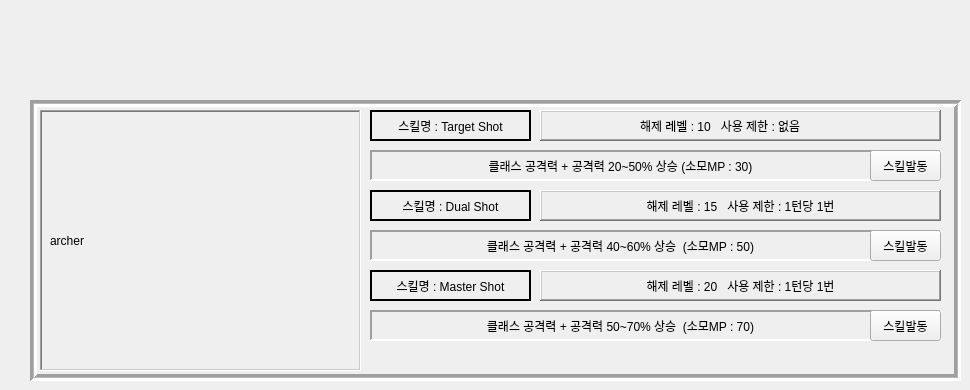
    <widget class="QWidget" name="page_3">
     <widget class="QFrame" name="frame_1">
      <property name="geometry">
       <rect>
        <x>30</x>
        <y>100</y>
        <width>931</width>
        <height>281</height>
       </rect>
      </property>
      <property name="frameShape">
       <enum>QFrame::Box</enum>
      </property>
      <property name="frameShadow">
       <enum>QFrame::Sunken</enum>
      </property>
      <property name="lineWidth">
       <number>3</number>
      </property>
      <property name="midLineWidth">
       <number>1</number>
      </property>
      <widget class="QFrame" name="lb_frame_1">
       <property name="geometry">
        <rect>
         <x>10</x>
         <y>10</y>
         <width>321</width>
         <height>261</height>
        </rect>
       </property>
       <property name="frameShape">
        <enum>QFrame::WinPanel</enum>
       </property>
       <property name="frameShadow">
        <enum>QFrame::Sunken</enum>
       </property>
       <property name="lineWidth">
        <number>2</number>
       </property>
       <property name="midLineWidth">
        <number>1</number>
       </property>
       <widget class="QLabel" name="gif_1">
        <property name="geometry">
         <rect>
          <x>10</x>
          <y>10</y>
          <width>301</width>
          <height>241</height>
         </rect>
        </property>
        <property name="text">
         <string>archer</string>
        </property>
       </widget>
      </widget>
      <widget class="QFrame" name="frame_1_1">
       <property name="geometry">
        <rect>
         <x>340</x>
         <y>10</y>
         <width>161</width>
         <height>31</height>
        </rect>
       </property>
       <property name="frameShape">
        <enum>QFrame::StyledPanel</enum>
       </property>
       <property name="frameShadow">
        <enum>QFrame::Raised</enum>
       </property>
       <widget class="QLabel" name="Target_shot">
        <property name="geometry">
         <rect>
          <x>0</x>
          <y>0</y>
          <width>161</width>
          <height>31</height>
         </rect>
        </property>
        <property name="styleSheet">
         <string notr="true">border-color: rgb(255, 0, 0);</string>
        </property>
        <property name="frameShape">
         <enum>QFrame::WinPanel</enum>
        </property>
        <property name="frameShadow">
         <enum>QFrame::Plain</enum>
        </property>
        <property name="lineWidth">
         <number>2</number>
        </property>
        <property name="midLineWidth">
         <number>1</number>
        </property>
        <property name="text">
         <string>스킬명 : Target Shot</string>
        </property>
        <property name="alignment">
         <set>Qt::AlignCenter</set>
        </property>
       </widget>
      </widget>
      <widget class="QFrame" name="frame_1_2">
       <property name="geometry">
        <rect>
         <x>510</x>
         <y>10</y>
         <width>401</width>
         <height>31</height>
        </rect>
       </property>
       <property name="frameShape">
        <enum>QFrame::WinPanel</enum>
       </property>
       <property name="frameShadow">
        <enum>QFrame::Raised</enum>
       </property>
       <property name="lineWidth">
        <number>2</number>
       </property>
       <property name="midLineWidth">
        <number>1</number>
       </property>
       <widget class="QLabel" name="skill_info_1">
        <property name="geometry">
         <rect>
          <x>100</x>
          <y>0</y>
          <width>401</width>
          <height>31</height>
         </rect>
        </property>
        <property name="text">
         <string>해제 레벨 : 10   사용 제한 : 없음</string>
        </property>
        <property name="alignment">
         <set>Qt::AlignJustify|Qt::AlignVCenter</set>
        </property>
       </widget>
      </widget>
      <widget class="QFrame" name="frame_1_3">
       <property name="geometry">
        <rect>
         <x>340</x>
         <y>50</y>
         <width>571</width>
         <height>31</height>
        </rect>
       </property>
       <property name="frameShape">
        <enum>QFrame::Panel</enum>
       </property>
       <property name="frameShadow">
        <enum>QFrame::Sunken</enum>
       </property>
       <property name="lineWidth">
        <number>2</number>
       </property>
       <property name="midLineWidth">
        <number>3</number>
       </property>
       <widget class="QPushButton" name="skill_btn_archer_target_shot">
        <property name="geometry">
         <rect>
          <x>500</x>
          <y>0</y>
          <width>71</width>
          <height>31</height>
         </rect>
        </property>
        <property name="text">
         <string>스킬발동</string>
        </property>
       </widget>
       <widget class="QLabel" name="skill_info_1_1">
        <property name="geometry">
         <rect>
          <x>10</x>
          <y>5</y>
          <width>481</width>
          <height>21</height>
         </rect>
        </property>
        <property name="text">
         <string>클래스 공격력 + 공격력 20~50% 상승 (소모MP : 30)</string>
        </property>
        <property name="alignment">
         <set>Qt::AlignCenter</set>
        </property>
       </widget>
      </widget>
      <widget class="QFrame" name="frame_1_4">
       <property name="geometry">
        <rect>
         <x>340</x>
         <y>90</y>
         <width>161</width>
         <height>31</height>
        </rect>
       </property>
       <property name="frameShape">
        <enum>QFrame::StyledPanel</enum>
       </property>
       <property name="frameShadow">
        <enum>QFrame::Raised</enum>
       </property>
       <widget class="QLabel" name="Dual_shot">
        <property name="geometry">
         <rect>
          <x>0</x>
          <y>0</y>
          <width>161</width>
          <height>31</height>
         </rect>
        </property>
        <property name="frameShape">
         <enum>QFrame::WinPanel</enum>
        </property>
        <property name="lineWidth">
         <number>2</number>
        </property>
        <property name="text">
         <string>스킬명 : Dual Shot</string>
        </property>
        <property name="alignment">
         <set>Qt::AlignCenter</set>
        </property>
       </widget>
      </widget>
      <widget class="QFrame" name="frame_1_5">
       <property name="geometry">
        <rect>
         <x>340</x>
         <y>170</y>
         <width>161</width>
         <height>31</height>
        </rect>
       </property>
       <property name="frameShape">
        <enum>QFrame::StyledPanel</enum>
       </property>
       <property name="frameShadow">
        <enum>QFrame::Raised</enum>
       </property>
       <widget class="QLabel" name="Master_shot">
        <property name="geometry">
         <rect>
          <x>0</x>
          <y>0</y>
          <width>161</width>
          <height>31</height>
         </rect>
        </property>
        <property name="frameShape">
         <enum>QFrame::WinPanel</enum>
        </property>
        <property name="lineWidth">
         <number>2</number>
        </property>
        <property name="text">
         <string>스킬명 : Master Shot</string>
        </property>
        <property name="alignment">
         <set>Qt::AlignCenter</set>
        </property>
       </widget>
      </widget>
      <widget class="QFrame" name="frame_1_6">
       <property name="geometry">
        <rect>
         <x>510</x>
         <y>90</y>
         <width>401</width>
         <height>31</height>
        </rect>
       </property>
       <property name="frameShape">
        <enum>QFrame::StyledPanel</enum>
       </property>
       <property name="frameShadow">
        <enum>QFrame::Raised</enum>
       </property>
       <widget class="QLabel" name="skill_info_2">
        <property name="geometry">
         <rect>
          <x>0</x>
          <y>0</y>
          <width>401</width>
          <height>31</height>
         </rect>
        </property>
        <property name="frameShape">
         <enum>QFrame::WinPanel</enum>
        </property>
        <property name="frameShadow">
         <enum>QFrame::Raised</enum>
        </property>
        <property name="lineWidth">
         <number>2</number>
        </property>
        <property name="midLineWidth">
         <number>1</number>
        </property>
        <property name="text">
         <string>해제 레벨 : 15   사용 제한 : 1턴당 1번</string>
        </property>
        <property name="alignment">
         <set>Qt::AlignCenter</set>
        </property>
       </widget>
      </widget>
      <widget class="QFrame" name="frame_1_7">
       <property name="geometry">
        <rect>
         <x>510</x>
         <y>170</y>
         <width>401</width>
         <height>31</height>
        </rect>
       </property>
       <property name="frameShape">
        <enum>QFrame::StyledPanel</enum>
       </property>
       <property name="frameShadow">
        <enum>QFrame::Raised</enum>
       </property>
       <property name="lineWidth">
        <number>1</number>
       </property>
       <widget class="QLabel" name="skill_info_3">
        <property name="geometry">
         <rect>
          <x>0</x>
          <y>0</y>
          <width>401</width>
          <height>31</height>
         </rect>
        </property>
        <property name="frameShape">
         <enum>QFrame::WinPanel</enum>
        </property>
        <property name="frameShadow">
         <enum>QFrame::Raised</enum>
        </property>
        <property name="lineWidth">
         <number>1</number>
        </property>
        <property name="midLineWidth">
         <number>1</number>
        </property>
        <property name="text">
         <string>해제 레벨 : 20   사용 제한 : 1턴당 1번</string>
        </property>
        <property name="alignment">
         <set>Qt::AlignCenter</set>
        </property>
       </widget>
      </widget>
      <widget class="QFrame" name="frame_1_8">
       <property name="geometry">
        <rect>
         <x>340</x>
         <y>130</y>
         <width>571</width>
         <height>31</height>
        </rect>
       </property>
       <property name="frameShape">
        <enum>QFrame::Panel</enum>
       </property>
       <property name="frameShadow">
        <enum>QFrame::Sunken</enum>
       </property>
       <property name="lineWidth">
        <number>2</number>
       </property>
       <property name="midLineWidth">
        <number>3</number>
       </property>
       <widget class="QPushButton" name="skill_btn_archer_dual_shot">
        <property name="geometry">
         <rect>
          <x>500</x>
          <y>0</y>
          <width>71</width>
          <height>31</height>
         </rect>
        </property>
        <property name="text">
         <string>스킬발동</string>
        </property>
       </widget>
       <widget class="QLabel" name="skill_info_1_2">
        <property name="geometry">
         <rect>
          <x>10</x>
          <y>5</y>
          <width>481</width>
          <height>21</height>
         </rect>
        </property>
        <property name="text">
         <string>클래스 공격력 + 공격력 40~60% 상승  (소모MP : 50)</string>
        </property>
        <property name="alignment">
         <set>Qt::AlignCenter</set>
        </property>
       </widget>
      </widget>
      <widget class="QFrame" name="frame_1_9">
       <property name="geometry">
        <rect>
         <x>340</x>
         <y>210</y>
         <width>571</width>
         <height>31</height>
        </rect>
       </property>
       <property name="frameShape">
        <enum>QFrame::Panel</enum>
       </property>
       <property name="frameShadow">
        <enum>QFrame::Sunken</enum>
       </property>
       <property name="lineWidth">
        <number>2</number>
       </property>
       <property name="midLineWidth">
        <number>3</number>
       </property>
       <widget class="QPushButton" name="skill_btn_archer_master_shot">
        <property name="geometry">
         <rect>
          <x>500</x>
          <y>0</y>
          <width>71</width>
          <height>31</height>
         </rect>
        </property>
        <property name="text">
         <string>스킬발동</string>
        </property>
       </widget>
       <widget class="QLabel" name="skill_info_1_3">
        <property name="geometry">
         <rect>
          <x>10</x>
          <y>5</y>
          <width>481</width>
          <height>21</height>
         </rect>
        </property>
        <property name="text">
         <string>클래스 공격력 + 공격력 50~70% 상승  (소모MP : 70)</string>
        </property>
        <property name="alignment">
         <set>Qt::AlignCenter</set>
        </property>
       </widget>
      </widget>
      <widget class="QLabel" name="label_21">
       <property name="geometry">
        <rect>
         <x>340</x>
         <y>240</y>
         <width>41</width>
         <height>31</height>
        </rect>
       </property>
       <property name="text">
        <string/>
       </property>
       <property name="pixmap">
        <pixmap>../../../../Downloads/Map_tile_42.png</pixmap>
       </property>
       <property name="scaledContents">
        <bool>true</bool>
       </property>
      </widget>
      <widget class="QLabel" name="label_22">
       <property name="geometry">
        <rect>
         <x>420</x>
         <y>240</y>
         <width>41</width>
         <height>31</height>
        </rect>
       </property>
       <property name="text">
        <string/>
       </property>
       <property name="pixmap">
        <pixmap>../../../../Downloads/Map_tile_42.png</pixmap>
       </property>
       <property name="scaledContents">
        <bool>true</bool>
       </property>
      </widget>
      <widget class="QLabel" name="label_20">
       <property name="geometry">
        <rect>
         <x>380</x>
         <y>240</y>
         <width>41</width>
         <height>31</height>
        </rect>
       </property>
       <property name="text">
        <string/>
       </property>
       <property name="pixmap">
        <pixmap>../../../../Downloads/Map_tile_42.png</pixmap>
       </property>
       <property name="scaledContents">
        <bool>true</bool>
       </property>
      </widget>
      <widget class="QLabel" name="label_23">
       <property name="geometry">
        <rect>
         <x>460</x>
         <y>240</y>
         <width>41</width>
         <height>31</height>
        </rect>
       </property>
       <property name="text">
        <string/>
       </property>
       <property name="pixmap">
        <pixmap>../../../../Downloads/Map_tile_42.png</pixmap>
       </property>
       <property name="scaledContents">
        <bool>true</bool>
       </property>
      </widget>
      <widget class="QLabel" name="label_24">
       <property name="geometry">
        <rect>
         <x>540</x>
         <y>240</y>
         <width>41</width>
         <height>31</height>
        </rect>
       </property>
       <property name="text">
        <string/>
       </property>
       <property name="pixmap">
        <pixmap>../../../../Downloads/Map_tile_42.png</pixmap>
       </property>
       <property name="scaledContents">
        <bool>true</bool>
       </property>
      </widget>
      <widget class="QLabel" name="label_25">
       <property name="geometry">
        <rect>
         <x>500</x>
         <y>240</y>
         <width>41</width>
         <height>31</height>
        </rect>
       </property>
       <property name="text">
        <string/>
       </property>
       <property name="pixmap">
        <pixmap>../../../../Downloads/Map_tile_42.png</pixmap>
       </property>
       <property name="scaledContents">
        <bool>true</bool>
       </property>
      </widget>
      <widget class="QLabel" name="label_26">
       <property name="geometry">
        <rect>
         <x>580</x>
         <y>240</y>
         <width>41</width>
         <height>31</height>
        </rect>
       </property>
       <property name="text">
        <string/>
       </property>
       <property name="pixmap">
        <pixmap>../../../../Downloads/Map_tile_42.png</pixmap>
       </property>
       <property name="scaledContents">
        <bool>true</bool>
       </property>
      </widget>
      <widget class="QLabel" name="label_27">
       <property name="geometry">
        <rect>
         <x>660</x>
         <y>240</y>
         <width>41</width>
         <height>31</height>
        </rect>
       </property>
       <property name="text">
        <string/>
       </property>
       <property name="pixmap">
        <pixmap>../../../../Downloads/Map_tile_42.png</pixmap>
       </property>
       <property name="scaledContents">
        <bool>true</bool>
       </property>
      </widget>
      <widget class="QLabel" name="label_28">
       <property name="geometry">
        <rect>
         <x>620</x>
         <y>240</y>
         <width>41</width>
         <height>31</height>
        </rect>
       </property>
       <property name="text">
        <string/>
       </property>
       <property name="pixmap">
        <pixmap>../../../../Downloads/Map_tile_42.png</pixmap>
       </property>
       <property name="scaledContents">
        <bool>true</bool>
       </property>
      </widget>
      <widget class="QLabel" name="label_29">
       <property name="geometry">
        <rect>
         <x>780</x>
         <y>240</y>
         <width>41</width>
         <height>31</height>
        </rect>
       </property>
       <property name="text">
        <string/>
       </property>
       <property name="pixmap">
        <pixmap>../../../../Downloads/Map_tile_42.png</pixmap>
       </property>
       <property name="scaledContents">
        <bool>true</bool>
       </property>
      </widget>
      <widget class="QLabel" name="label_30">
       <property name="geometry">
        <rect>
         <x>740</x>
         <y>240</y>
         <width>41</width>
         <height>31</height>
        </rect>
       </property>
       <property name="text">
        <string/>
       </property>
       <property name="pixmap">
        <pixmap>../../../../Downloads/Map_tile_42.png</pixmap>
       </property>
       <property name="scaledContents">
        <bool>true</bool>
       </property>
      </widget>
      <widget class="QLabel" name="label_31">
       <property name="geometry">
        <rect>
         <x>700</x>
         <y>240</y>
         <width>41</width>
         <height>31</height>
        </rect>
       </property>
       <property name="text">
        <string/>
       </property>
       <property name="pixmap">
        <pixmap>../../../../Downloads/Map_tile_42.png</pixmap>
       </property>
       <property name="scaledContents">
        <bool>true</bool>
       </property>
      </widget>
      <widget class="QLabel" name="label_32">
       <property name="geometry">
        <rect>
         <x>860</x>
         <y>240</y>
         <width>41</width>
         <height>31</height>
        </rect>
       </property>
       <property name="text">
        <string/>
       </property>
       <property name="pixmap">
        <pixmap>../../../../Downloads/Map_tile_42.png</pixmap>
       </property>
       <property name="scaledContents">
        <bool>true</bool>
       </property>
      </widget>
      <widget class="QLabel" name="label_33">
       <property name="geometry">
        <rect>
         <x>820</x>
         <y>240</y>
         <width>41</width>
         <height>31</height>
        </rect>
       </property>
       <property name="text">
        <string/>
       </property>
       <property name="pixmap">
        <pixmap>../../../../Downloads/Map_tile_42.png</pixmap>
       </property>
       <property name="scaledContents">
        <bool>true</bool>
       </property>
      </widget>
     </widget>
    </widget>
